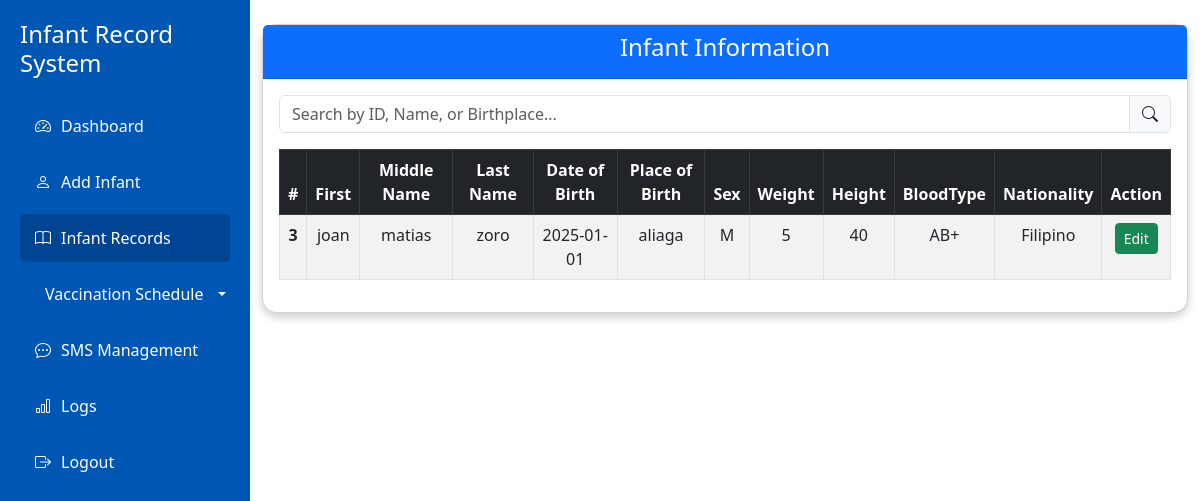
The page /viewinfant.php on the database as committed earlier.
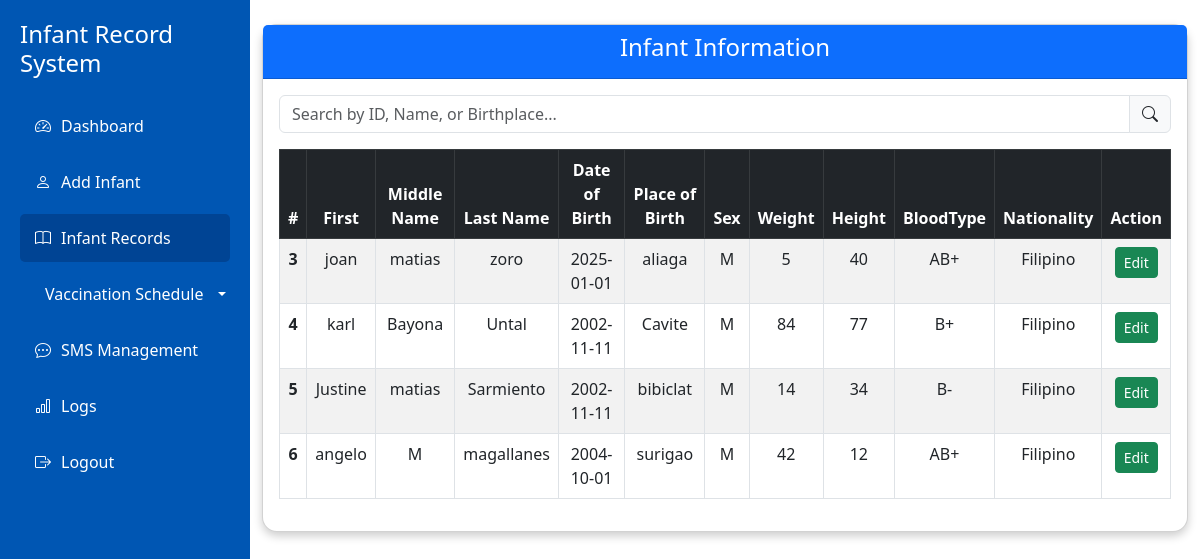
The same page on the database as committed later.
### tables this page shows
CREATE TABLE `infantinfo` (
  `id` int(11) NOT NULL,
  `firstname` varchar(25) NOT NULL,
  `middlename` varchar(255) DEFAULT NULL,
  `surname` varchar(25) NOT NULL,
  `dateofbirth` varchar(25) NOT NULL,
  `placeofbirth` varchar(25) NOT NULL,
  `sex` char(1) NOT NULL,
  `weight` double NOT NULL,
  `height` double NOT NULL,
  `bloodtype` varchar(5) NOT NULL,
  `nationality` varchar(25) NOT NULL,
  `parent_id` int(11) DEFAULT NULL
);

### viewinfant.php (the view, shortened to what this page needs)
<?php
include 'dbForm.php';
$isParent = isset($_SESSION['user']['role']) && $_SESSION['user']['role'] === 'parent';
?>
<!DOCTYPE html>
<html lang="en">
<head>
    <link rel="stylesheet" href="https://cdn.jsdelivr.net/npm/bootstrap-icons/font/bootstrap-icons.css">
    <link rel="stylesheet" href="https://cdn.jsdelivr.net/npm/bootstrap@5.3.0/dist/css/bootstrap.min.css">
</head>
<body>
    <div class="sidebar" id="sidebar">
        <h4 class="mb-4"><i class="bi bi-baby"></i> Infant Record System</h4>
        <a href="dashboard.php"><i class="bi bi-speedometer2"></i> Dashboard</a>
        <a href="addinfant.php"><i class="bi bi-person"></i> Add Infant</a>
        <a href="viewinfant.php" class="active"><i class="bi bi-book"></i> Infant Records</a>
        <div class="dropdown">
            <a href="#" class="dropdown-toggle" data-bs-toggle="dropdown"><i class="bi bi-syringe"></i> Vaccination Schedule</a>
        </div>
        <a href="sms.php"><i class="bi bi-chat-dots"></i> SMS Management</a>
        <a href="login_logs.php"><i class="bi bi-bar-chart"></i> Logs</a>
        <a href="logout.php"><i class="bi bi-box-arrow-right"></i> Logout</a>
    </div>
    <div class="container mt-4">
        <div class="card">
            <div class="card-header text-center bg-primary text-white">
                <h4>Infant Information</h4>
            </div>
            <div class="card-body">
                <form method="GET" action="viewinfant.php" class="mb-3">
                    <div class="input-group">
                        <input type="text" id="search" class="form-control" placeholder="Search by ID, Name, or Birthplace...">
                        <span class="input-group-text"><i class="bi bi-search"></i></span>
                    </div>
                </form>
                <table class="table table-bordered table-striped text-center">
                    <thead class="table-dark">
                        <tr>
                            <th scope="col">#</th>
                            <th scope="col">First</th>
                            <th scope="col">Middle Name</th>
                            <th scope="col">Last Name</th>
                            <th scope="col">Date of Birth</th>
                            <th scope="col">Place of Birth</th>
                            <th scope="col">Sex</th>
                            <th scope="col">Weight</th>
                            <th scope="col">Height</th>
                            <th scope="col">BloodType</th>
                            <th scope="col">Nationality</th>
                            <th scope="col">Action</th>
                        </tr>
                    </thead>
                    <tbody>
                        <?php
                        $search = isset($_GET['search']) ? mysqli_real_escape_string($con, $_GET['search']) : '';
                        if (!empty($search)) {
                            $sql = "SELECT * FROM infantinfo WHERE
                                id LIKE '%$search%' OR
                                firstname LIKE '%$search%' OR
                                middlename LIKE '%$search%' OR
                                surname LIKE '%$search%' OR
                                placeofbirth LIKE '%$search%'";
                        } else {
                            $sql = "SELECT * FROM infantinfo";
                        }
                        $result = mysqli_query($con, $sql);
                        if ($result) {
                            while ($row = mysqli_fetch_assoc($result)) {
                                $id = $row['id'];
                                $firstname = $row['firstname'];
                                $middlename = $row['middlename'];
                                $surname = $row['surname'];
                                $dateofbirth = $row['dateofbirth'];
                                $placeofbirth = $row['placeofbirth'];
                                $sex = $row['sex'];
                                $weight = $row['weight'];
                                $height = $row['height'];
                                $bloodtype = $row['bloodtype'];
                                $nationality = $row['nationality']; ?>
                                <tr>
                                    <th scope="row"><?php echo $id; ?></th>
                                    <td><?php echo $firstname; ?></td>
                                    <td><?php echo $middlename; ?></td>
                                    <td><?php echo $surname; ?></td>
                                    <td><?php echo $dateofbirth; ?></td>
                                    <td><?php echo $placeofbirth; ?></td>
                                    <td><?php echo $sex; ?></td>
                                    <td><?php echo $weight; ?></td>
                                    <td><?php echo $height; ?></td>
                                    <td><?php echo $bloodtype; ?></td>
                                    <td><?php echo $nationality; ?></td>
                                    <td>
                                        <?php if (!$isParent): ?>
                                            <button class="btn btn-success btn-sm" data-bs-toggle="modal" data-bs-target="#formModal_<?php echo $id; ?>">Edit</button>
                                        <?php endif; ?>
                                    </td>
                                </tr>
                        <?php
                            }
                        }
                        ?>
                    </tbody>
                </table>
            </div>
        </div>
    </div>
</body>
</html>

### viewinfant.php (style rules this page uses)
body { display: flex; min-height: 100vh; }
.sidebar { width: 250px; background-color: #0056b3; color: #fff; padding: 20px; transition: all 0.3s ease; }
.sidebar a { color: #fff; text-decoration: none; display: flex; align-items: center; gap: 10px; padding: 12px 15px; border-radius: 5px; margin-bottom: 8px; transition: background 0.3s ease; }
.sidebar a:hover, .sidebar a.active { background-color: #004494; }
.card { border-radius: 15px; box-shadow: 0 4px 10px rgba(0, 0, 0, 0.2); }

Rows that differ between the two databases and show on the page:
added infantinfo: id "4", firstname "karl", middlename "Bayona", surname "Untal", dateofbirth "2002-11-11", placeofbirth "Cavite", sex "M", weight "84", height "77", bloodtype "B+", nationality "Filipino"
added infantinfo: id "5", firstname "Justine", middlename "matias", surname "Sarmiento", dateofbirth "2002-11-11", placeofbirth "bibiclat", sex "M", weight "14", height "34", bloodtype "B-", nationality "Filipino"
added infantinfo: id "6", firstname "angelo", middlename "M", surname "magallanes", dateofbirth "2004-10-01", placeofbirth "surigao", sex "M", weight "42", height "12", bloodtype "AB+", nationality "Filipino"
